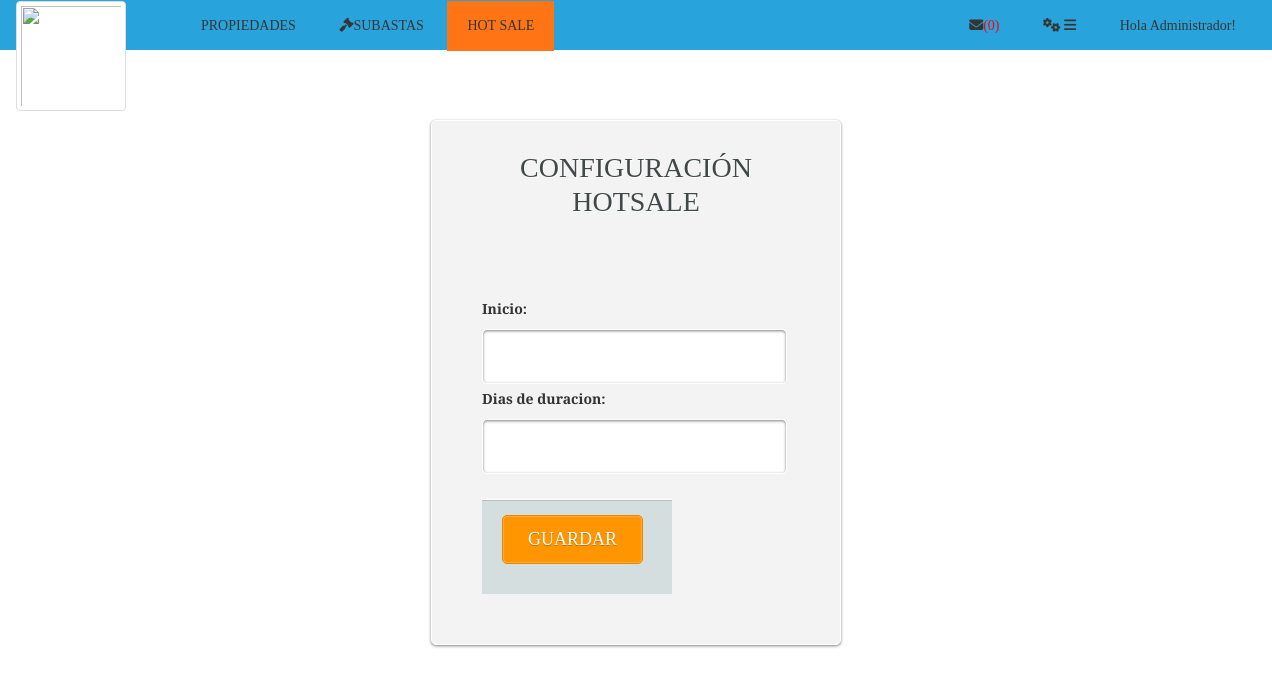
The page /configuracionHotSale.php (signed in) on the database as committed earlier.
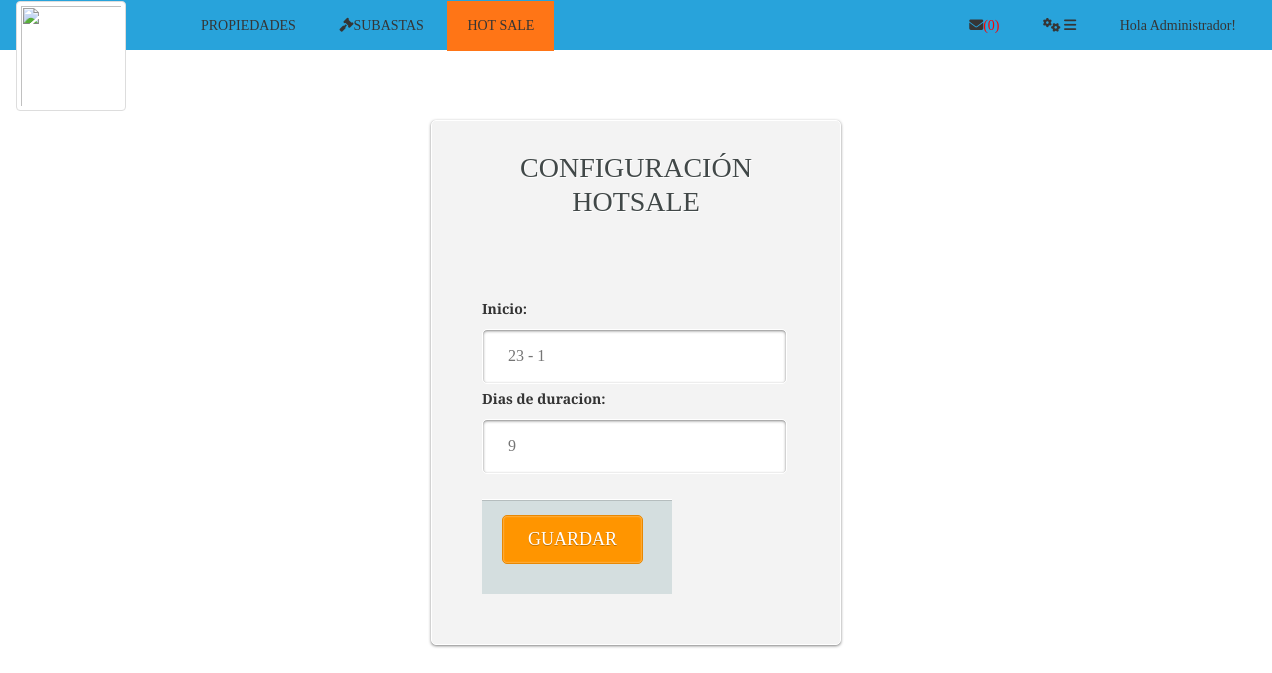
The same page on the database as committed later.
### tables this page shows
CREATE TABLE `config_hotsale` (
  `idConfigHotsale` int(11) NOT NULL,
  `dia` int(11) NOT NULL,
  `mes` int(11) NOT NULL,
  `duracion` int(11) NOT NULL
);

### configuracionHotSale.php (the view, shortened to what this page needs)
<html>
   <head>
<?php
    include("cabecera.php");
$link=conectar();
$var_consulta= "SELECT * FROM config_hotsale";
$var_resultado = $link->query($var_consulta);
 $num=mysqli_num_rows($var_resultado);
?>
	</head>
	<body>
		<div id="wrapper">
			<form name="formulario" action="configuracionHotSale_2.php" method="POST" class="login-form" enctype="multipart/form-data" onsubmit="return validareg();">
				<div class="header">
					<h1>CONFIGURACIÓN HOTSALE</h1><br/>
          <br/>
				</div>
				<div class="content">
               <?php if($num==0){
                  $duracion="";
                  $fecha="";
                  ?>
                <?php
                   }
               else {
               $row = mysqli_fetch_array($var_resultado);
               $fecha="$row[dia] - $row[mes]";
               $duracion=$row['duracion'];
              ?>
               <?php
               }
               ?>
                    <div>
					<label for="date">Inicio: </br></label>
					<input id="datepicker"   type="text" name="datepicker" class="input username" placeholder='<?php echo "$fecha" ?>' size="8" autocomplete="off" required="required">
                   <label for="duracion">Dias de duracion: </br></label>
					<input id="duracion"   type="number" name="duracion" class="input username" min=1 placeholder='<?php echo "$duracion" ?>' autocomplete="off" >
                    </div></br>
				<div class="footer">
					<input type="submit" name="login" value="GUARDAR" class="button" />
				</div>
			</form>
		</div>
	</body>
	<link href="css/jquery-ui.css" rel="stylesheet"/>
	</html>

### cabecera.php (shortened to what this page needs)
<!DOCTYPE HTML PUBLIC "-//W3C//DTD HTML 5 Frameset//EN" "http://www.w3.org/TR/html4/frameset.dtd">
<html lang="es">
<head>
  <link rel="stylesheet" href="https://maxcdn.bootstrapcdn.com/bootstrap/3.4.0/css/bootstrap.min.css">
	<link rel="stylesheet" type="text/css" href="css/estilos.css">
</head>
<body>
	<div id="header">
	<?php   $archivop=""; $archivosu=""; $archivoActUsu=""; $archivoTerminadas=""; $premium="";$mensajes=""; $verOpcionesLogeado=false;
             if(isset($_SESSION['estado'])){
      	  		 if($_SESSION['estado']=="logeado"){
                        if($_SESSION['rol']=="1"){
      	           	             $opcion1="<a href'#'><span class'glyphicon-user'></span>Hola Administrador!</a>";
                                  $archivop="propiedadesAdmin.php"; $archivosu="subastasAdmin.php"; $archivoActUsu="subastasActivasAdministrador2.php"; $archivoTerminadas="subastasTerminadasAdministrador2.php";
                                  $verOpcionesLogeado=true;
                                  $mensajes="mensajes.php";
                      }
		            }
	            }
			    else{
                        $opcion1="<a href=ingresar.php><span class='glyphicon glyphicon-log-in'></span> INGRESAR</a>";
                        $opcion2="<a href=registrar.php><span class='glyphicon glyphicon-user'></span> REGISTRARSE</a>";
                    }
            ?>
<nav class="navbar navbar">
  <div class="container-fluid">
    <div class="navbar-header">
      <a class="navbar-brand" href="index.php"><img src="imgs/HSH-Complete.svg" class="img-thumbnail" width="110" height="100" margin-bottom: -60px></a>
    </div>
    <?php
    if($verOpcionesLogeado==true){   ?>
    <ul class="menu" style="float:left">
      <li><a href=<?php echo $archivop; ?>></i>PROPIEDADES</a></li>
      <li><a href=#><i class="fas fa-gavel"></i>SUBASTAS</a>
      </li>
      <?php
      if($_SESSION['rol']=="1"){   ?>
          <li><a href=# style="background-color: #FF7516">HOT SALE</a>
         </li>    <?php
      }
      else{
      }
      ?>
     </ul>
   <?php  }
     ?>
     <ul class="menu" style="float:right">
     <?php
    if($verOpcionesLogeado==true){
      $sql = "SELECT * FROM mensaje WHERE idPara='".$_SESSION['id']."' and leido IS NULL";
      $res = mysqli_query(mysqli_connect('localhost','root','','grupo6'),$sql);
      $tot = mysqli_num_rows($res);
                                      ?>
       <li><a href=<?php echo $mensajes; ?>><i class="fas fa-envelope"></i><?php
       $numero="($tot)";
       $color = "*FF0000";
      echo "<font color='".$color."'>".$numero."</font>";
       ?></a></li>
      <?php  }
      if($verOpcionesLogeado==true){
        if ($_SESSION['rol']!="1"){?>
            <li><a href=# ><i class="fas fa-cogs"></i>AJUSTES</a>
                <ul class="submenu">
                     <li><a href=misDatos.php><i class="fas fa-user-alt"></i>  MIS DATOS</a></li>
                     <li><a href=actividadUsuario.php><i class="fas fa-mouse-pointer"></i>  MI ACTIVIDAD</a></li>
               </ul>
            </li>
        <?php
        }  else{ ?>
               <li><a href=# > <i class="fas fa-cogs"></i>     <i class="fas fa-bars"></i></a>
               </li>
            <?php
             }
        ?>
       <li><?php echo"$opcion1"; ?>
       </li>
<?php
      }
     ?>
  </div>
</nav>
</div>
</body>
</html>

### css/estilos.css (style rules this page uses)
body { background-color:#ffffff ; font-family:'Bree Serif', serif; }
.navbar>.container-fluid .navbar-brand { margin-top: -15px }
#header { background-color: #28a3db; }
.login-form { width: 410px; margin: auto; position: relative; background: #f3f3f3; border: 1px solid #fff; border-radius: 5px; box-shadow: 0 1px 3px rgba(0,0,0,0.5); -moz-box-shadow: 0 1px 3px rgba(0,0,0,0.5); -webkit-box-shadow: 0 1px 3px rgba(0,0,0,0.5); }
#wrapper { width: 410px; height: 400px; margin: 70px auto; }
#wrapper h1 { text-align: center; }
.login-form .header { padding: 10px 30px 30px 30px; }
.login-form .header h1 { font-family: 'Bree Serif', serif; font-weight: 300; font-size: 28px; line-height:34px; color: #414848; text-shadow: 1px 1px 0 rgba(256,256,256,1.0); margin-bottom: 10px; }
.login-form .content { padding: 0 60px 50px 50px; width: 300; }
.login-form .content .input, #area { width: 305px; padding: 15px 25px; margin-top: 5px; margin-bottom: 5px; font-family:'Bree Serif', serif; font-weight: 400; font-size: 16px; color: #9d9e9e; text-shadow: 1px 1px 0 rgba(256,256,256,1.0); background: #fff; border: 1px solid #fff; border-radius: 5px; box-shadow: inset 0 1px 3px rgba(0,0,0,0.50); -moz-box-shadow: inset 0 1px 3px rgba(0,0,0,0.50); -webkit-box-shadow: inset 0 1px 3px rgba(0,0,0,0.50); }
.login-form .footer { padding: 15px 20px 30px 20px; overflow: auto; background: #d4dedf; border-top: 1px solid #fff; box-shadow: inset 0 1px 0 rgba(0,0,0,0.15); -moz-box-shadow: inset 0 1px 0 rgba(0,0,0,0.15); -webkit-box-shadow: inset 0 1px 0 rgba(0,0,0,0.15); }
.login-form .footer .button { padding: 11px 25px; font-family: 'Bree Serif', serif; font-weight: 300; font-size: 18px; color: #fff; text-shadow: 0px 1px 0 rgba(0,0,0,0.25); background: #FF9500; border: 1px solid #E88803; border-radius: 5px; cursor: pointer; box-shadow: inset 0 0 2px rgba(256,256,256,0.75); -moz-box-shadow: inset 0 0 2px rgba(256,256,256,0.75); -webkit-box-shadow: inset 0 0 2px rgba(256,256,256,0.75); }
.menu > li { margin-bottom: -25px; margin-top: 0px; position: relative; display: inline-block; }
.menu > li > a { display: block; padding: 15px 20px; color: #353535; font-family: 'Bree Serif', serif; text-decoration: none; }

Rows that differ between the two databases and show on the page:
added config_hotsale: datepicker "23 - 1", duracion "9"
